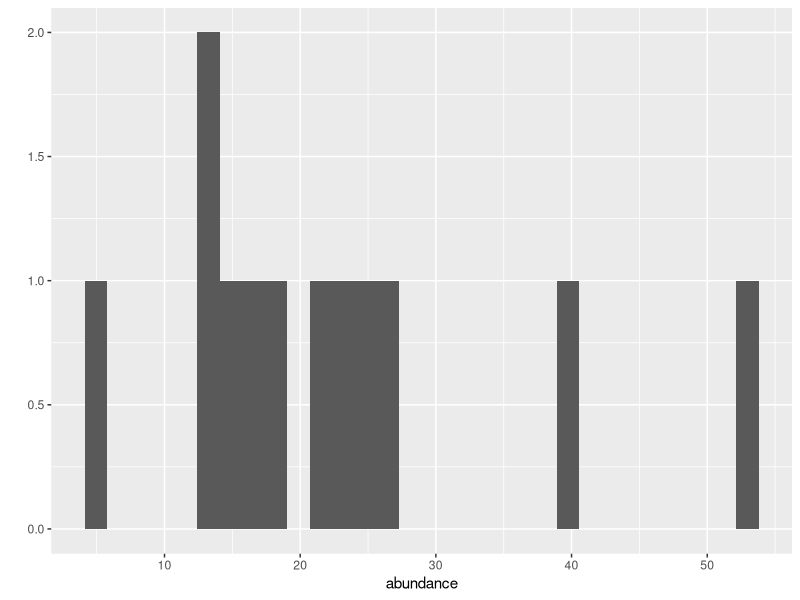
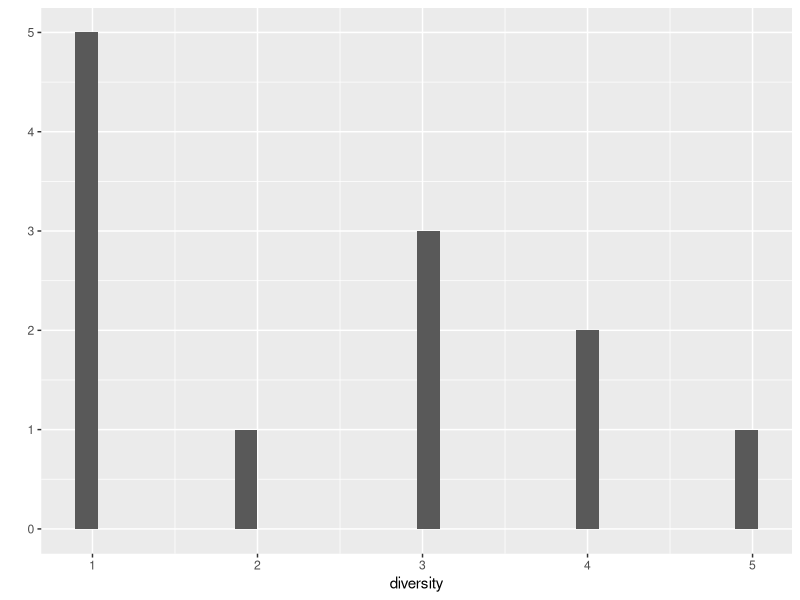
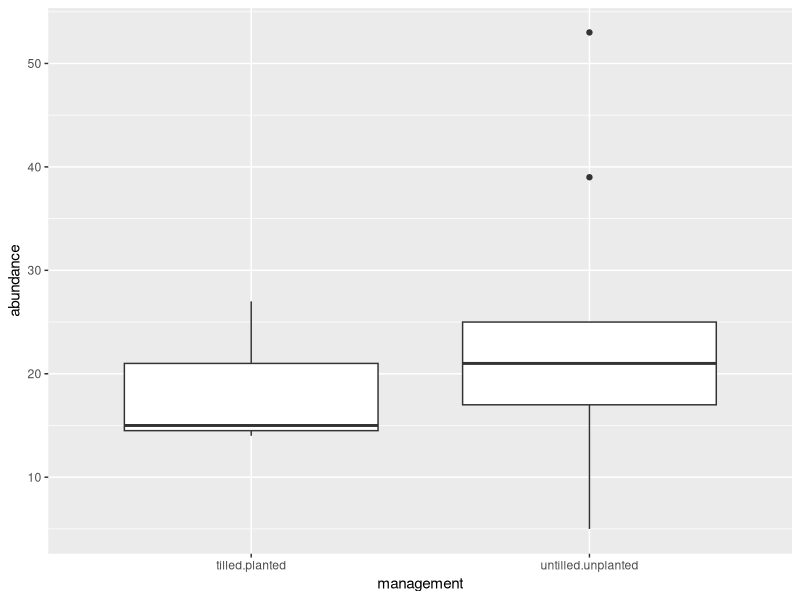
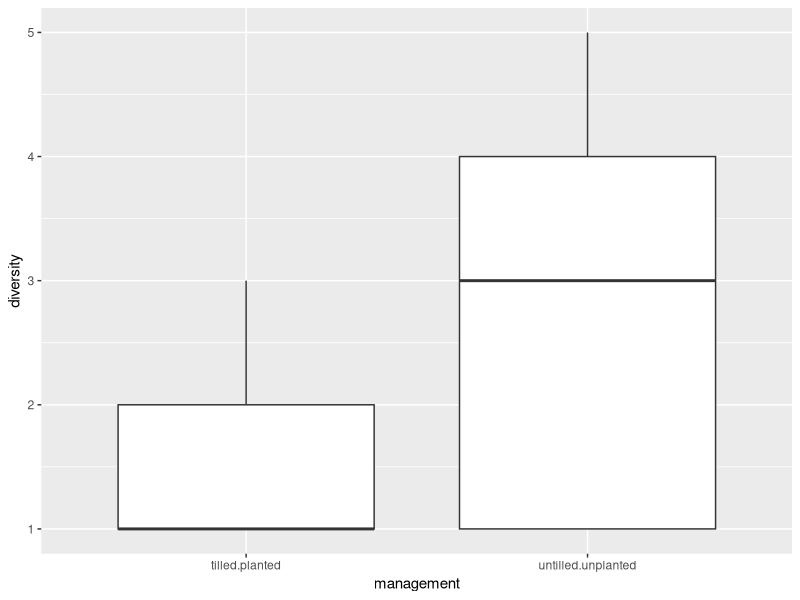
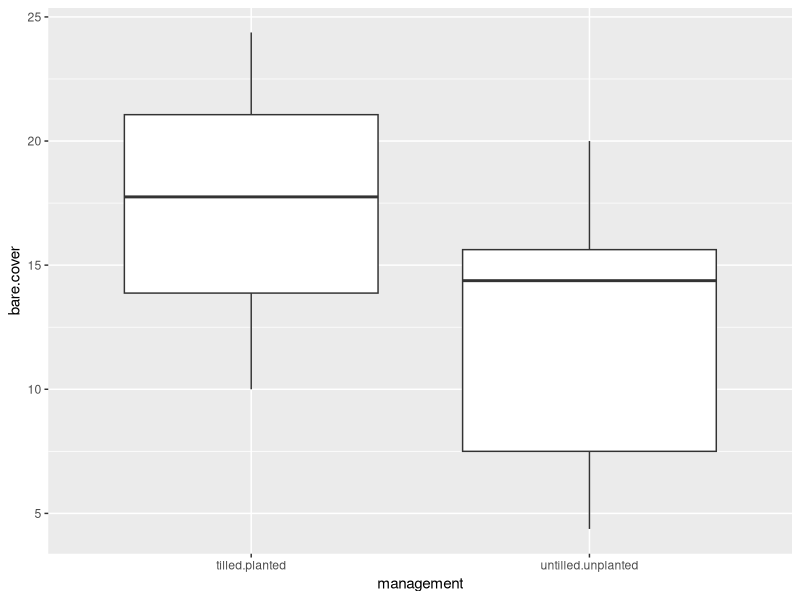
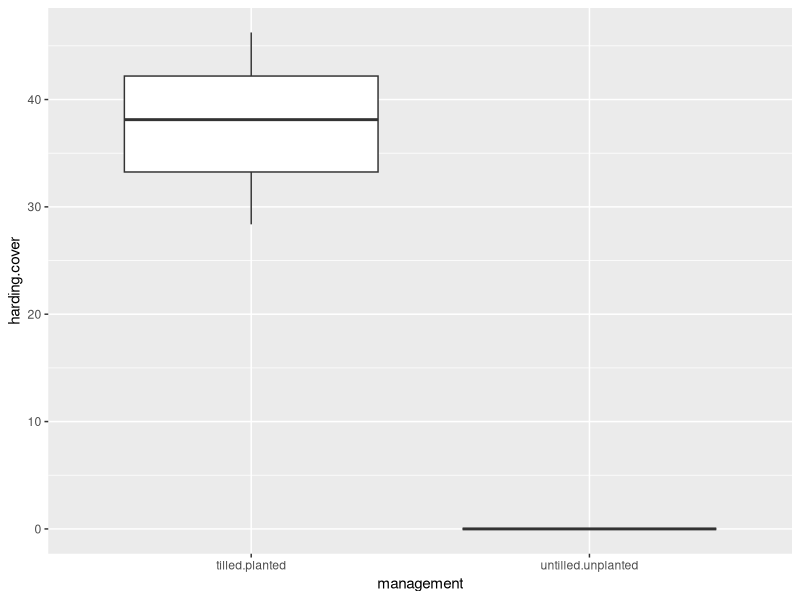
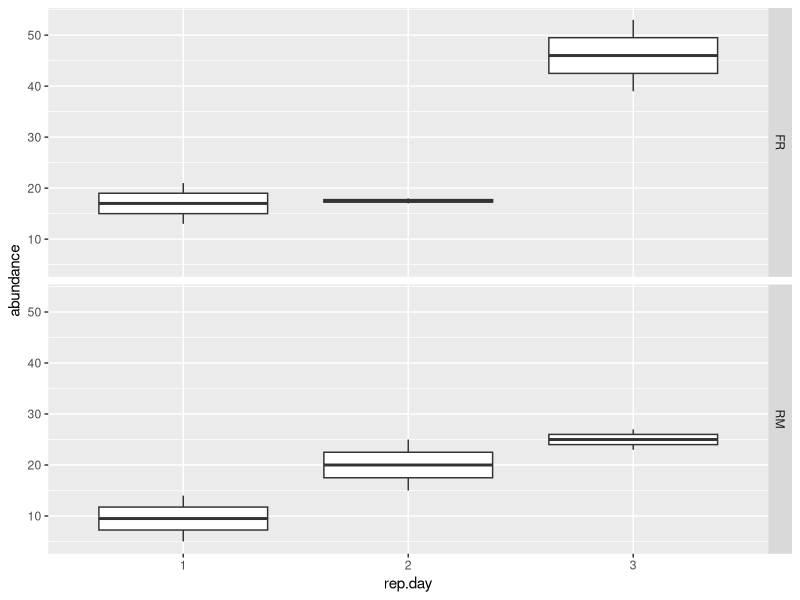
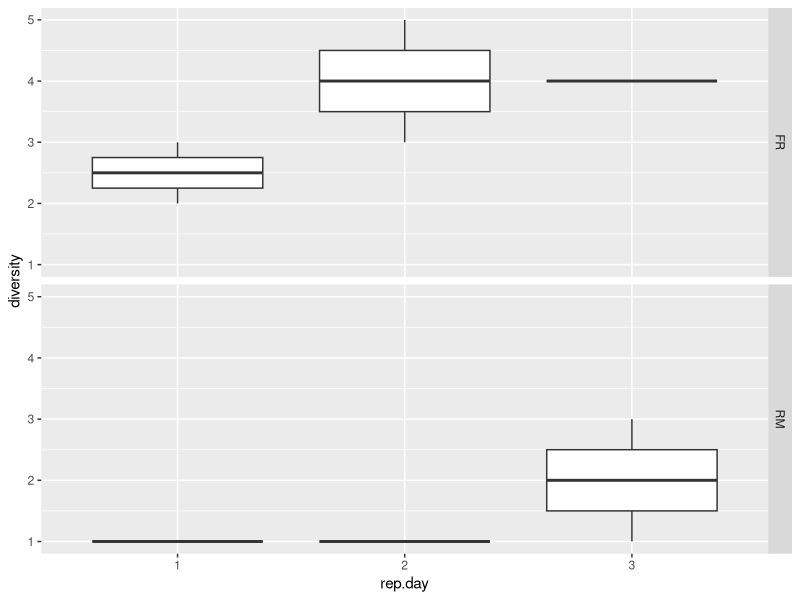

Source code (R) for these figures, in order:
## ---- chunk 1
knitr::opts_chunk$set(cache=TRUE)
#library loads ####
#library(dplyr)
#library(lme4)
#library(lattice)
#library(latticeExtra)
#library(ggplot2)

## ---- chunk 2

#data
#data <-read.csv("data/vertebrates.csv")
#str(data) #check dataframe
#data$rep.day <-as.factor(data$rep.day) #r did not know day was a factor
#data$transect <-as.factor(data$transect) #r did not know day was a factor
#str(data)

#visualize####
#base-r
#hist(data$abundance, main="", xlab="abundance")
#bwplot(abundance~rep.day | site, data=data) #lattice package
#hist(data$diversity, main="", xlab="diversity")
#bwplot(diversity~rep.day | site, data=data) #lattice package

#ggplot2
#qplot(abundance, data=data)
#qplot(rep.day, abundance, data=data, geom="boxplot", facets = site~.)
#qplot(diversity, data=data)
#qplot(rep.day, diversity, data=data, geom="boxplot", facets = site~.)

#now explore by harding.cover
#base-r
#plot(abundance~harding.cover, data = data)
#abline(lm(abundance~harding.cover, data=data))
#plot(diversity~harding.cover, data = data)
#abline(lm(diversity~harding.cover, data=data))

#lattice
#bwplot(abundance~harding.cover | site, data=data)
#bwplot(diversity~harding.cover | site, data=data)

#ggplots
#qplot(harding.cover, abundance, data=data, geom="smooth", method="lm")
#qplot(harding.cover, diversity, data=data, geom="smooth", method="lm")

#EDA
#m1<-glm(abundance~harding.cover, family=gaussian, data=data)
#m1
#anova(m1)
#pv <- summary(m1)$coefficients[, "Pr(>|t|)"] 
#pv

#m2<-glm(diversity~harding.cover, family=gaussian, data=data)
#m2
#anova(m2)
#pv <- summary(m2)$coefficients[, "Pr(>|t|)"] 
#pv

## ---- chunk 3
#if you copy and paste into r-studio or r, getwd and setwd first
#ensure your data file is in that wd or folder
#getwd()
#setwd()
#install.packages('ggplot2')

#load data
data <-read.csv("data/vertebrates.csv")
str(data) #check dataframe
data$rep.day <-as.factor(data$rep.day) #r did not know day was a factor
data$transect <-as.factor(data$transect) #r did not know transect was a factor

#Visualize data
library(ggplot2)
#ggplot2
#Cambria-level visualizations
qplot(abundance, data=data)
qplot(diversity, data=data)
qplot(management, abundance, geom="boxplot", data=data)
qplot(management, diversity, geom="boxplot", data=data)
qplot(management, bare.cover, geom="boxplot", data=data)
qplot(management, harding.cover, geom="boxplot", data=data)

#Site & day level visualizations
qplot(rep.day, abundance, data=data, geom="boxplot", facets = site~.)
qplot(rep.day, diversity, data=data, geom="boxplot", facets = site~.)
qplot(rep.day, harding.cover, data=data, geom="boxplot", facets = site~.)

#effect of Harding Grass
qplot(harding.cover, abundance, data=data, geom="smooth", method="lm")
qplot(harding.cover, diversity, data=data, geom="smooth", method="lm")
qplot(harding.cover, rate.hr, data=data, geom="smooth", method="lm")

#basic stats for main effects
#EDA
m1<-glm(abundance~harding.cover, family=gaussian, data=data)
m1
anova(m1)
pv <- summary(m1)$coefficients[, "Pr(>|t|)"] 
pv

m2<-glm(diversity~harding.cover, family=gaussian, data=data)
m2
anova(m2)
pv <- summary(m2)$coefficients[, "Pr(>|t|)"] 
pv

m3<-glm(rate.hr~harding.cover, family=gaussian, data=data)
m3
anova(m3)
pv <- summary(m3)$coefficients[, "Pr(>|t|)"] 
pv

